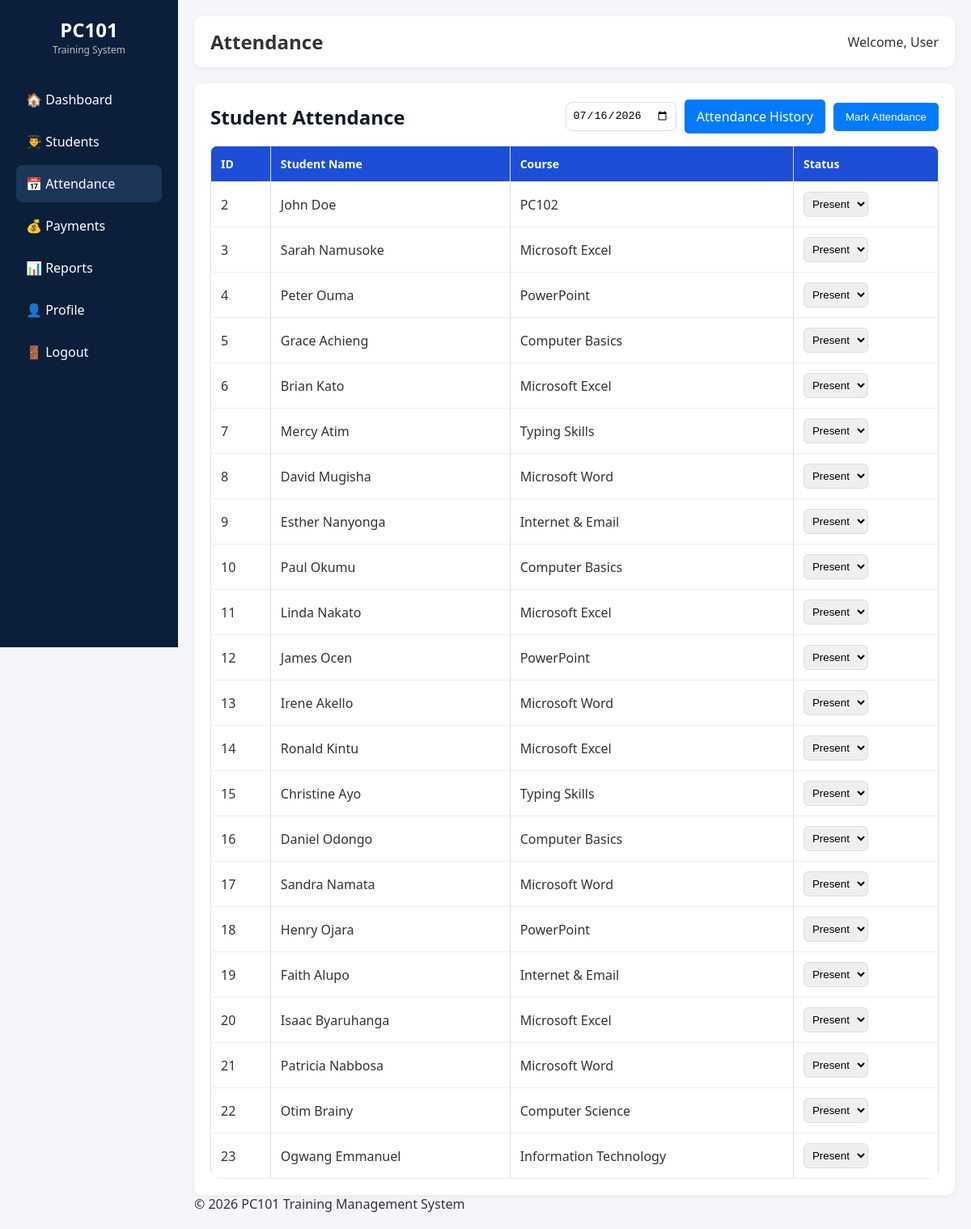
The app's page /attendance (signed in) with its own data.
### tables this page shows
CREATE TABLE students (
        id INTEGER PRIMARY KEY AUTOINCREMENT,
        full_name TEXT NOT NULL,
        phone TEXT,
        email TEXT,
        course TEXT,
        date_registered TEXT DEFAULT CURRENT_DATE
    );

### utils/helpers.py (the view)
    def wrapper(*args, **kwargs):
        if "user_id" not in session:
            return redirect(url_for("auth.login"))
        return func(*args, **kwargs)

### database/database.py (called while the page is built)
def get_connection():
    conn = sqlite3.connect(DB_PATH)
    conn.row_factory = sqlite3.Row
    return conn

### models/student.py (called while the page is built)
    @staticmethod
    def get_all_students():
        conn = get_connection()
        cursor = conn.cursor()
        cursor.execute("SELECT * FROM students")
        rows = cursor.fetchall()
        conn.close()
        return rows

### routes/attendance.py (called while the page is built)
@attendance.route("/attendance")
@login_required
def attendance_list():
    students = Student.get_all_students()
    return render_template(
        "attendance.html",
        students=students
    )

### utils/helpers.py (called while the page is built)
def login_required(func):
    def wrapper(*args, **kwargs):
        if "user_id" not in session:
            return redirect(url_for("auth.login"))
        return func(*args, **kwargs)
    wrapper.__name__ = func.__name__
    return wrapper

### templates/attendance.html (shortened to what this page needs)
{% extends "base.html" %}
{% block css %}
<link rel="stylesheet" href="{{ url_for('static', filename='css/attendance.css') }}">
{% endblock %}
{% block page_title %}Attendance{% endblock %}
{% block content %}
<div class="attendance-header">
    <h2>Student Attendance</h2>
    <div class="attendance-actions">
        <input type="date" id="attendanceDate">
        <a href="/attendance/history" class="btn-history">
            Attendance History
        </a>
        <button class="btn-history btn-mark">
            Mark Attendance
        </button>
    </div>
</div>
<table>
    <thead>
        <tr>
            <th>ID</th>
            <th>Student Name</th>
            <th>Course</th>
            <th>Status</th>
        </tr>
    </thead>
    <tbody>
        {% for student in students %}
        <tr id="student-{{ student.id }}">
            <td>{{ student.id }}</td>
            <td>{{ student.full_name }}</td>
            <td>{{ student.course }}</td>
            <td>
                <select class="status" data-id="{{ student.id }}">
                    <option value="Present">Present</option>
                </select>
            </td>
        </tr>
        {% endfor %}
    </tbody>
</table>
{% endblock %}

### static/css/base.css (style rules this page uses)
* { margin: 0; padding: 0; box-sizing: border-box; }
body { font-family: "Segoe UI", Arial, sans-serif; background: #f4f6f9; color: #333; }
button { background: #1d4ed8; color: white; border: none; padding: 10px 15px; border-radius: 8px; cursor: pointer; transition: 0.3s; }
table { width: 100%; border-collapse: collapse; margin-top: 15px; }
table th, table td { border: 1px solid #ddd; padding: 10px; text-align: left; }
table th { background: #f0f2f5; }

### static/css/attendance.css (style rules this page uses)
.attendance-header { display: flex; justify-content: space-between; align-items: center; margin-bottom: 15px; }
.attendance-header h2 { color: #111827; }
.attendance-actions { display: flex; gap: 10px; align-items: center; }
.attendance-actions input[type="date"] { padding: 8px; border: 1px solid #ddd; border-radius: 8px; outline: none; }
.btn-mark { background: #1d4ed8; color: white; padding: 10px 15px; border: none; border-radius: 8px; cursor: pointer; transition: 0.3s; }
.btn-history { display: inline-block; padding: 10px 15px; background: #007bff; color: white; text-decoration: none; border-radius: 5px; }
table { width: 100%; border-collapse: collapse; background: white; border-radius: 10px; overflow: hidden; }
table th { background: #1d4ed8; color: white; padding: 12px; font-size: 14px; }
table td { padding: 12px; border-bottom: 1px solid #eee; }
.status { padding: 6px; border-radius: 6px; border: 1px solid #ddd; outline: none; }
.status option[value="Present"] { color: green; }

### records on screen
students: id "2", full_name "John Doe", course "PC102", id "Present"
students: id "3", full_name "Sarah Namusoke", course "Microsoft Excel", id "Present"
students: id "4", full_name "Peter Ouma", course "PowerPoint", id "Present"
students: id "5", full_name "Grace Achieng", course "Computer Basics", id "Present"
students: id "6", full_name "Brian Kato", course "Microsoft Excel", id "Present"
students: id "7", full_name "Mercy Atim", course "Typing Skills", id "Present"
students: id "8", full_name "David Mugisha", course "Microsoft Word", id "Present"
students: id "9", full_name "Esther Nanyonga", course "Internet & Email", id "Present"
students: id "10", full_name "Paul Okumu", course "Computer Basics", id "Present"
students: id "11", full_name "Linda Nakato", course "Microsoft Excel", id "Present"
students: id "12", full_name "James Ocen", course "PowerPoint", id "Present"
students: id "13", full_name "Irene Akello", course "Microsoft Word", id "Present"
students: id "14", full_name "Ronald Kintu", course "Microsoft Excel", id "Present"
students: id "15", full_name "Christine Ayo", course "Typing Skills", id "Present"
students: id "16", full_name "Daniel Odongo", course "Computer Basics", id "Present"
students: id "17", full_name "Sandra Namata", course "Microsoft Word", id "Present"
students: id "18", full_name "Henry Ojara", course "PowerPoint", id "Present"
students: id "19", full_name "Faith Alupo", course "Internet & Email", id "Present"
students: id "20", full_name "Isaac Byaruhanga", course "Microsoft Excel", id "Present"
students: id "21", full_name "Patricia Nabbosa", course "Microsoft Word", id "Present"
students: id "22", full_name "Otim Brainy", course "Computer Science", id "Present"
students: id "23", full_name "Ogwang Emmanuel", course "Information Technology", id "Present"
